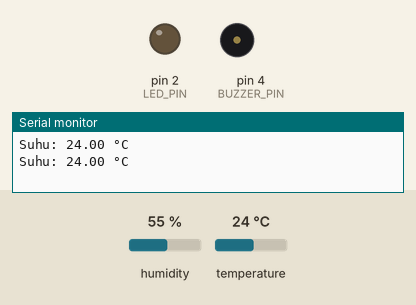
This sketch was run on a simulated Arduino Uno, built with avr-gcc and run on an emulated ATmega328P. Parts: output pins drawn as LEDs (lit = HIGH), buzzer (waves = sounding, pin HIGH), the last lines printed to the serial monitor. The test bench sets the inputs (shaded band); at power-on: temperature 24 °C, humidity 55 %.

Above: at 2.8 s.
2.9 s: temperature set to 29.6 °C
5.6 s: temperature set to 30.7 °C
At 7.1 s:
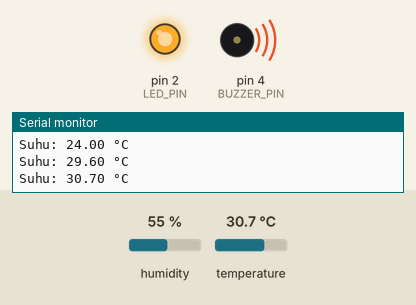
8.3 s: temperature set to 12 °C
At 10.6 s:
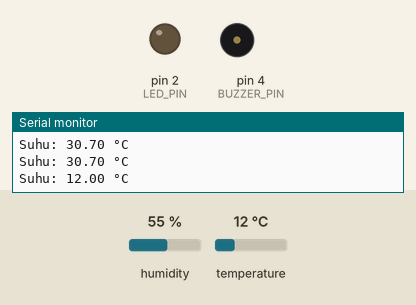
11.5 s: temperature set to 33 °C
At 12.3 s:
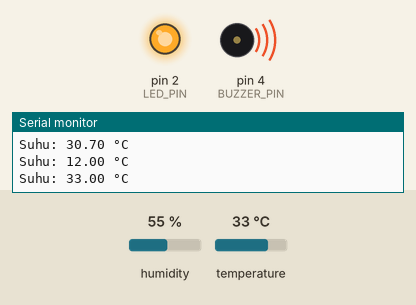
Timing chart, 0 to 14.5 s (numbered marks = the images above; inputs shaded):
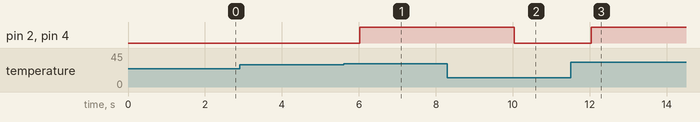

The sketch:

dhtbuzzer.ino
```cpp
#include "DHT.h"

#define DHTPIN 15       // Pin data DHT22

#define LED_PIN 2
#define BUZZER_PIN 4

DHT dht(15, DHT22);

void setup() {
  Serial.begin(115200);

  pinMode(LED_PIN, OUTPUT);
  pinMode(BUZZER_PIN, OUTPUT);

  dht.begin();
}

void loop() {
  float suhu = dht.readTemperature(); // Baca suhu dalam Celcius

  // Cek apakah pembacaan berhasil
  if (isnan(suhu)) {
    Serial.println("Gagal membaca dari DHT!");
    delay(2000);
    return;
  }

  Serial.print("Suhu: ");
  Serial.print(suhu);
  Serial.println(" °C");

  if (suhu > 30.0) {
    digitalWrite(LED_PIN, HIGH);
    digitalWrite(BUZZER_PIN, HIGH);
  } else {
    digitalWrite(LED_PIN, LOW);
    digitalWrite(BUZZER_PIN, LOW);
  }

  delay(2000); // Delay 2 detik
}
```

Measured:
- the behaviour switches between 30 and 30.1 °C on temperature (found by bisection; images 0 and 1)
- after the input at 5.6 s, pin 2 (LED_PIN), pin 4 (BUZZER_PIN): LOW → HIGH after 0.42 s
- after the input at 8.3 s, pin 2 (LED_PIN), pin 4 (BUZZER_PIN): HIGH → LOW after 1.7 s
- after the input at 11.5 s, pin 2 (LED_PIN), pin 4 (BUZZER_PIN): LOW → HIGH after 0.54 s
